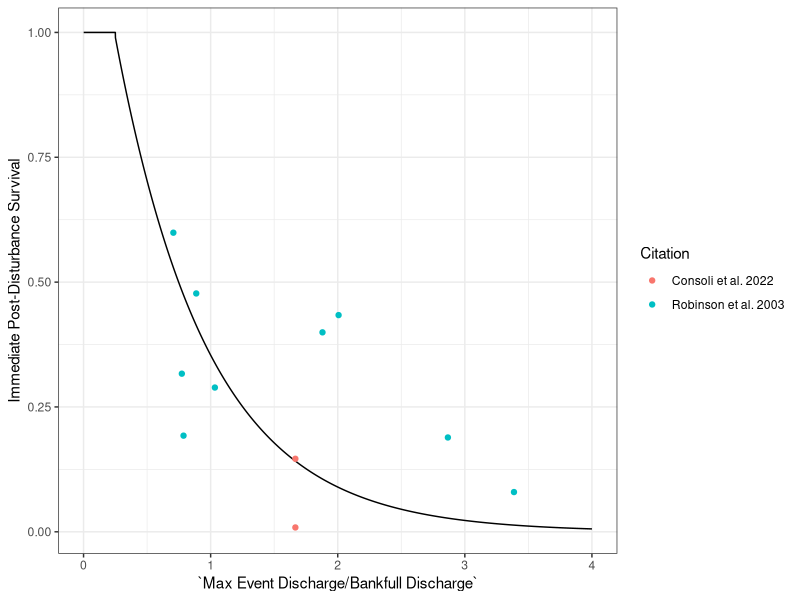

Generate this figure with R:
#############################################################
## Code to fit curve to Baetidae spp mortality rates to data
#############################################################

library(readxl)
library(minpack.lm)
library(tidyverse)
BAETVitalRates <- read_excel("VitalRates.xlsx", sheet = "Baetid Mortality Rates")
BAETVitalRates <- as.data.frame(BAETVitalRates)

flow.surv.fit <- function(magnitude, mortality, Qmin){
  x <- magnitude # rename x and y
  y <- 1 - mortality # convert to survival
  df <- as.data.frame(cbind(x,y))
  df <- rbind(df, c(Qmin, 1.11))  # make sure we specify that we have 100% survival at Qmin (0.25)
  nls.fit <- nlsLM(formula = (y ~ k* exp(-h*x)), data = df, start = c(k = 1, h = 1)) # fit to negative exponential function
  return(nls.fit)
}

flow.surv.rate <- function(h, k, max, min, interval, Qmin) {
  Q <- seq(min, max, by = interval)
  surv <- k*(exp(-h*Q))
  surv.df <- as.data.frame(cbind(Q, surv))
  surv.df$surv[which(surv.df$Q <= Qmin)] <- 1
  return(surv.df)
}

surv.fit.BAET <- flow.surv.fit(BAETVitalRates$`Max Event Discharge/Bankfull Discharge`, BAETVitalRates$Mortality, 0.25)
surv.df.BAET <- flow.surv.rate(surv.fit.BAET$m$getPars()[2] , surv.fit.BAET$m$getPars()[1], 4, 0.001, 0.001, 0.25)

ggplot(surv.df.BAET, aes(x = Q, y = surv))+
  geom_line()+
  geom_point(data = BAETVitalRates, aes(x = `Max Event Discharge/Bankfull Discharge` , y = 1-(Mortality), color = Citation))+
  #coord_cartesian(ylim = c(0,1)) +
  ylab('Immediate Post-Disturbance Survival') +
  theme_bw()+
  xlab('`Max Event Discharge/Bankfull Discharge`')
